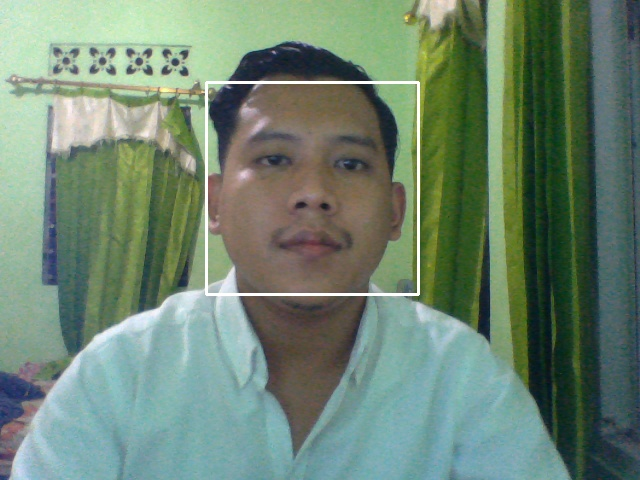
#> input picture dataWajah/muka.1.0.jpg, 640 x 480 px; its folder holds only this picture in this run
$ python latihWajah.py
#> lines starting #> are read from the running program, lines starting #| are printed output that depends on the picture
import cv2,os,numpy as np
from PIL import Image
wajahDir = 'dataWajah'
latihDir = 'muka'
def getImageLabel(path):
#> called with path = 'dataWajah'
    imagePaths = [os.path.join(path,f) for f in os.listdir(path)]
    faceSamples = []
    faceIDs = []
    for imagePath in imagePaths:
        PILImg = Image.open(imagePath).convert('L') #convert ke dalam grey
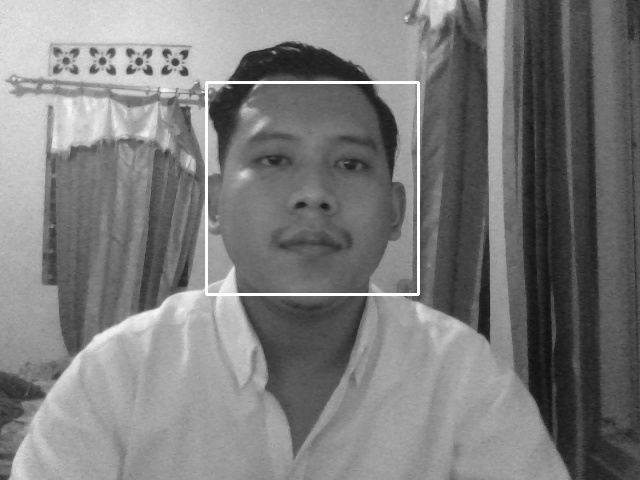
#> PILImg: PIL image 640x480 L; min 15, max 255, mean 124.3
        imgNum = np.array(PILImg,'uint8')
        faceID = int(os.path.split(imagePath)[-1].split(".")[1])
        faces = faceDetector.detectMultiScale(imgNum)
#> faces = [[210, 87, 201, 201]]
        for(x,y,w,h) in faces:
            faceSamples.append(imgNum[y:y+h,x:x+w])
            faceIDs.append(faceID)
#> this loop made 1 pass
#> after the loop, faceIDs = [1]; faceSamples = 1 item
        return faceSamples,faceIDs
faceRecognizer = cv2.face.LBPHFaceRecognizer_create()
faceDetector = cv2.CascadeClassifier('haarcascade_frontalface_default.xml')
print("mesin sedang training data wajah, tunggu beberapa detik .")
faces,IDs = getImageLabel(wajahDir)
#> faces = 1 item; IDs = [1]
faceRecognizer.train(faces,np.array(IDs))
#simpan
faceRecognizer.write(latihDir+'/training.xml')
print("sebanyak {0} data wajah telah di traning ke mesin.",format(len(np.unique(IDs))))
#| sebanyak {0} data wajah telah di traning ke mesin. 1

$ run again, on dataWajah/muka.1.3.jpg
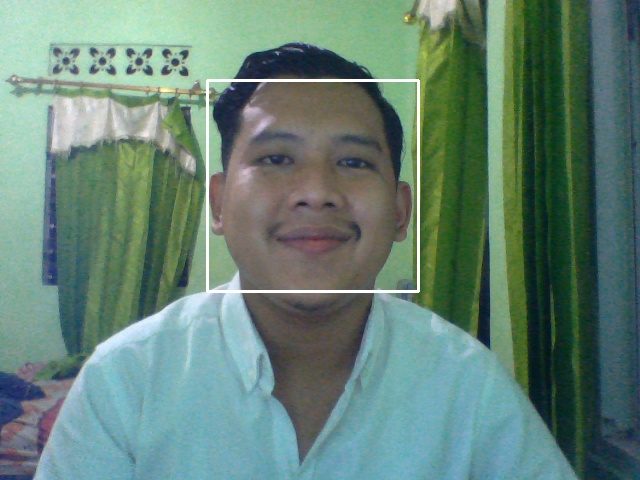
#> input picture dataWajah/muka.1.3.jpg, 640 x 480 px
#> in getImageLabel, `PILImg = Image.open(imagePath).convert('L')`:
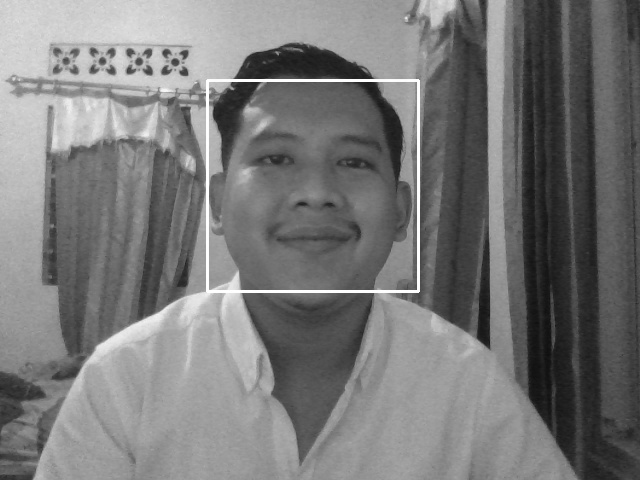
#> PILImg: PIL image 640x480 L; min 15, max 255, mean 120.3
#> in getImageLabel, `faces = faceDetector.detectMultiScale(imgNum)`: faces = [[212, 85, 203, 203]]
#> the loop in getImageLabel, `for(x,y,w,h) in faces:` made 1 pass
#> after the loop in getImageLabel, `for(x,y,w,h) in faces:`: faceIDs = [1]; faceSamples = 1 item
#> `faces,IDs = getImageLabel(wajahDir)`: IDs = [1]
#| sebanyak {0} data wajah telah di traning ke mesin. 1
